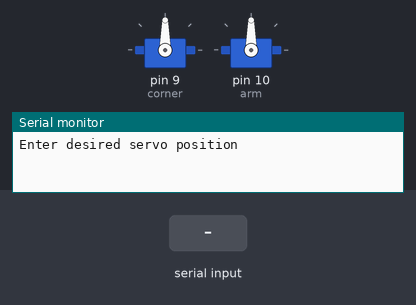
A sketch run on a simulated Arduino Uno, built with avr-gcc and run on an emulated ATmega328P. Parts: 2 × servo, the last lines printed to the serial monitor. The test bench sets the inputs (shaded band).

Above: at 1.2 s.
1.3 s: "90,45\n" received over Serial
At 1.8 s:
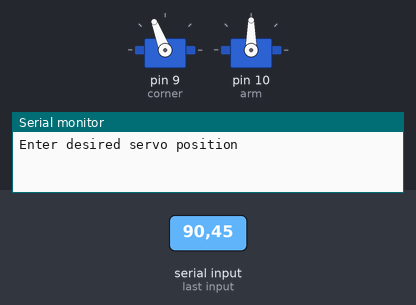
At 3.9 s:
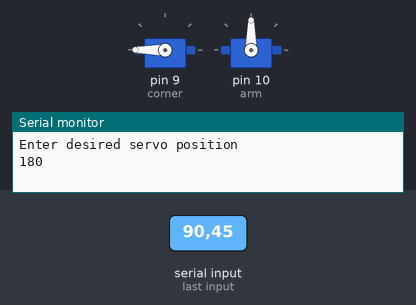
Timing chart, 0 to 5.4 s (numbered marks = the images above; inputs shaded):
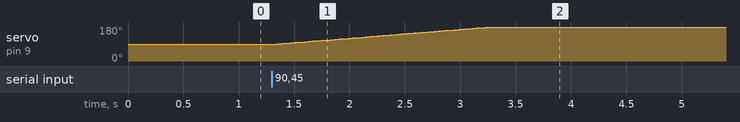

The sketch:

maincontrol.ino
```cpp
#include <VarSpeedServo.h>

VarSpeedServo corner;  // create servo object to control a servo
VarSpeedServo arm;          // a maximum of eight servo objects can be created

int pos = 0;    // variable to store the servo position

void setup()
{
  corner.attach(9);  // attaches the servo on pin 9 to the servo object
  arm.attach(10);
  Serial.begin(9600);
  while (! Serial);
  Serial.println("Enter desired servo position");
}

void loop()
{
  String content = "";
  char character;

  while (Serial.available())
  {
    character = Serial.read();
    delay(5);
    content.concat(character);
  }
  if (content != "")
  {
    int spos = atoi(content.c_str());
    int ppos = corner.read();
    if (spos + ppos > 66)
    {
      corner.write(spos + ppos, 30, true);
      Serial.println(spos + ppos);
    } else
    {
      corner.write(66, 30, true);
      Serial.println(spos + ppos);
    }
  }
}
```

Measured:
- after the input at 1.3 s, servo on pin 9 (corner): moves from 90° to 180° over 1.9 s, starting after 0.05 s
